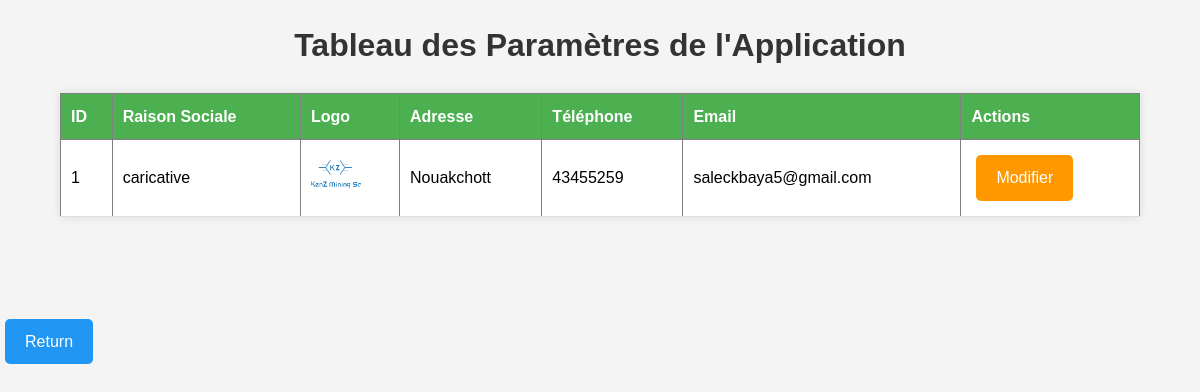
The page /tableau_parametre_appli.php on the database its author committed.
### tables this page shows
CREATE TABLE IF NOT EXISTS `parametre_appli` (
  `id` int NOT NULL AUTO_INCREMENT,
  `raison_social` varchar(255) NOT NULL,
  `logo` varchar(255) NOT NULL,
  `adresse` text NOT NULL,
  `telephone` varchar(20) NOT NULL,
  `email` varchar(255) NOT NULL,
  PRIMARY KEY (`id`)
);

### tableau_parametre_appli.php (the view, shortened to what this page needs)
<?php
require_once("serv_projet1.php");
$result = $conn->query("SELECT * FROM parametre_appli");
?>
<!DOCTYPE html>
<html lang="fr">
<head>
    <link rel="stylesheet" href="css/styles_tableau_parametre_appli.css">
</head>
<body>
    <h1>Tableau des Paramètres de l'Application</h1>
    <table border="1">
        <thead>
            <tr>
                <th>ID</th>
                <th>Raison Sociale</th>
                <th>Logo</th>
                <th>Adresse</th>
                <th>Téléphone</th>
                <th>Email</th>
                <th>Actions</th>
            </tr>
        </thead>
        <tbody>
            <?php if ($result->num_rows > 0): ?>
                <?php while ($row = $result->fetch_assoc()): ?>
                    <tr>
                        <td><?php echo $row['id']; ?></td>
                        <td><?php echo $row['raison_social']; ?></td>
                        <td>
                            <?php if ($row['logo']): ?>
                                <img src="./img/<?php echo $row['logo']; ?>" alt="Logo" width="50">
                            <?php else: ?>
                                Pas de logo
                            <?php endif; ?>
                        </td>
                        <td><?php echo $row['adresse']; ?></td>
                        <td><?php echo $row['telephone']; ?></td>
                        <td><?php echo $row['email']; ?></td>
                        <td>
                            <a href="Formulaires/formulaire_parametre-appli.php?id=<?php echo $row['id']; ?>" class="btn-edit">Modifier</a>
                        </td>
                    </tr>
                <?php endwhile; ?>
            <?php else: ?>
                <tr>
                    <td colspan="7">Aucun enregistrement trouvé</td>
                </tr>
            <?php endif; ?>
        </tbody>
    </table>
    <br>
    <br><br>
    <a href="users_dashboard/admin_dashboard.php" class="btn-blue">Return</a>
</body>
</html>

### css/styles_tableau_parametre_appli.css (style rules this page uses)
body { font-family: Arial, sans-serif; line-height: 1.6; margin: 0; padding: 0; background-color: #f4f4f4; }
h1 { text-align: center; color: #333; margin-top: 20px; }
table { width: 90%; margin: 20px auto; border-collapse: collapse; background-color: #fff; box-shadow: 0 0 10px rgba(0, 0, 0, 0.1); }
th { background-color: #4CAF50; color: white; padding: 10px; text-align: left; }
td { padding: 10px; border-bottom: 1px solid #ddd; }
img { border-radius: 5px; }
a.btn-edit, a.btn-new, a.btn-blue { display: inline-block; padding: 10px 20px; margin: 5px; text-decoration: none; color: #fff; border-radius: 5px; text-align: center; }
a.btn-edit { background-color: #ff9800; }
a.btn-blue { background-color: #2196F3; }

### rows shown on the page
parametre_appli: id "1", raison_social "caricative", logo (picture), adresse "Nouakchott", telephone "43455259", email "saleckbaya5@gmail.com"
